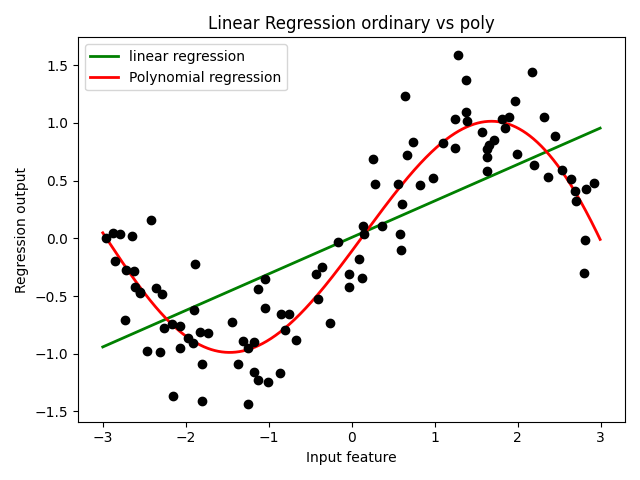

The script that saved this image:
import sklearn
from sklearn.preprocessing import StandardScaler
from sklearn.linear_model import LinearRegression
from sklearn.model_selection import train_test_split
from sklearn.preprocessing import PolynomialFeatures as PF
import matplotlib.pyplot as plt
import matplotlib as mpl
import numpy as np
import pandas as pd

rnd = np.random.RandomState(42) #设置随机数种子
X = rnd.uniform(-3, 3, size=100)
y = np.sin(X) + rnd.normal(size=len(X)) / 3

#将X升维，准备好放入sklearn中
X = X.reshape(-1,1)

#创建测试数据，均匀分布在训练集X的取值范围内的一千个点
line = np.linspace(-3, 3, 1000, endpoint=False).reshape(-1, 1)

#原始特征矩阵的拟合结果
LinearR = LinearRegression().fit(X, y)
#对训练数据的拟合
LinearR.score(X,y)
# 0.5361526059318595

#对测试数据的拟合
LinearR.score(line,np.sin(line))
# 0.6800102369793312

#多项式拟合，设定高次项
d=5

#进行高次项转换
poly = PF(degree=d)
X_ = poly.fit_transform(X)
line_ = poly.transform(line)

#训练数据的拟合
LinearR_ = LinearRegression().fit(X_, y)
LinearR_.score(X_,y)
# 0.8561679370344799

#测试数据的拟合
LinearR_.score(line_,np.sin(line))
# 0.9868904451787956

d=5
#和上面展示一致的建模流程
LinearR = LinearRegression().fit(X, y)
X_ = PF(degree=d).fit_transform(X)
LinearR_ = LinearRegression().fit(X_, y)
line = np.linspace(-3, 3, 1000, endpoint=False).reshape(-1, 1)
line_ = PF(degree=d).fit_transform(line)

#放置画布
fig, ax1 = plt.subplots(1)

#将测试数据带入predict接口，获得模型的拟合效果并进行绘制
ax1.plot(line, LinearR.predict(line), linewidth=2, color='green'
         ,label="linear regression")
ax1.plot(line, LinearR_.predict(line_), linewidth=2, color='red'
         ,label="Polynomial regression")

#将原数据上的拟合绘制在图像上
ax1.plot(X[:, 0], y, 'o', c='k')

#其他图形选项
ax1.legend(loc="best")
ax1.set_ylabel("Regression output")
ax1.set_xlabel("Input feature")
ax1.set_title("Linear Regression ordinary vs poly")
plt.tight_layout()
plt.savefig('test5.png')
plt.show()